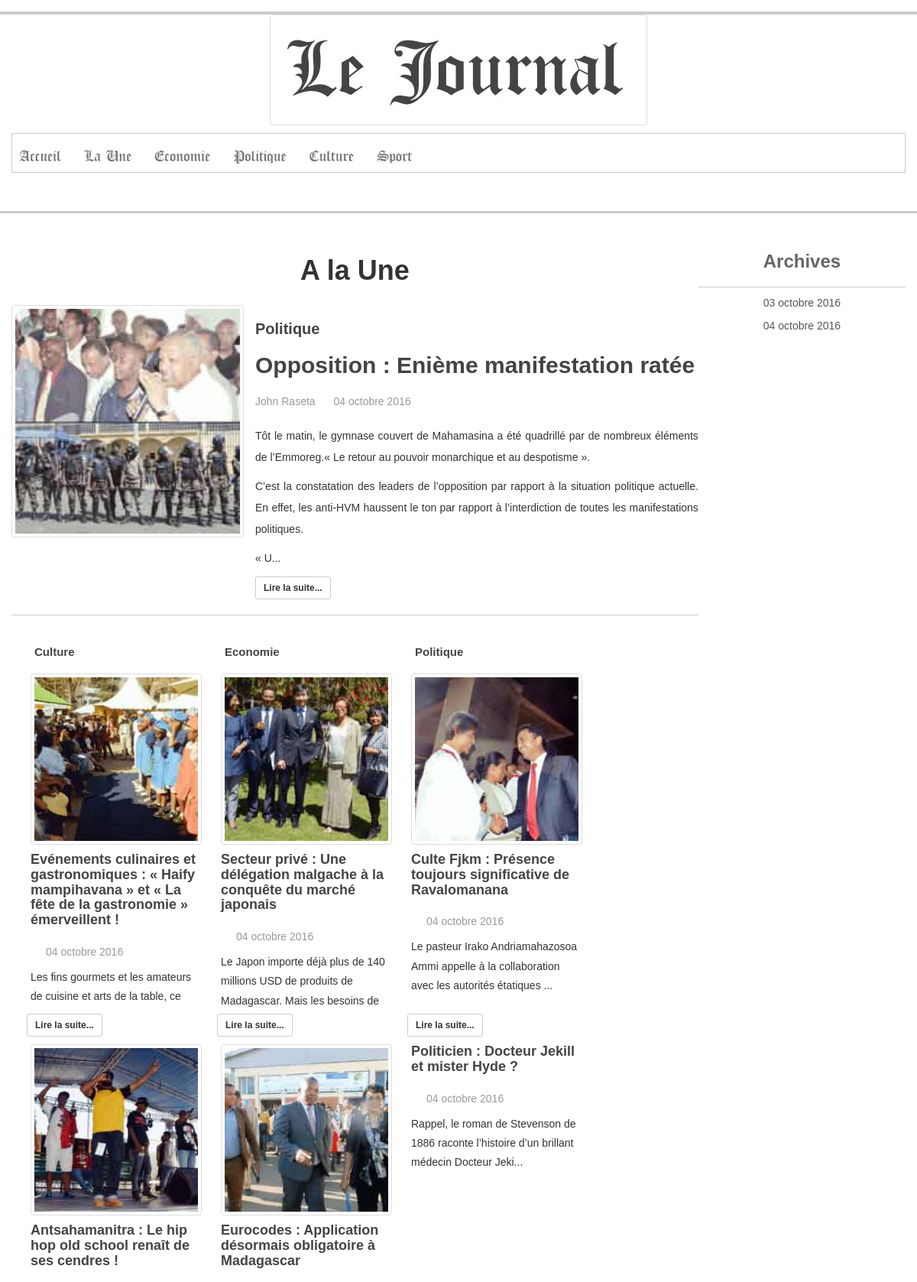
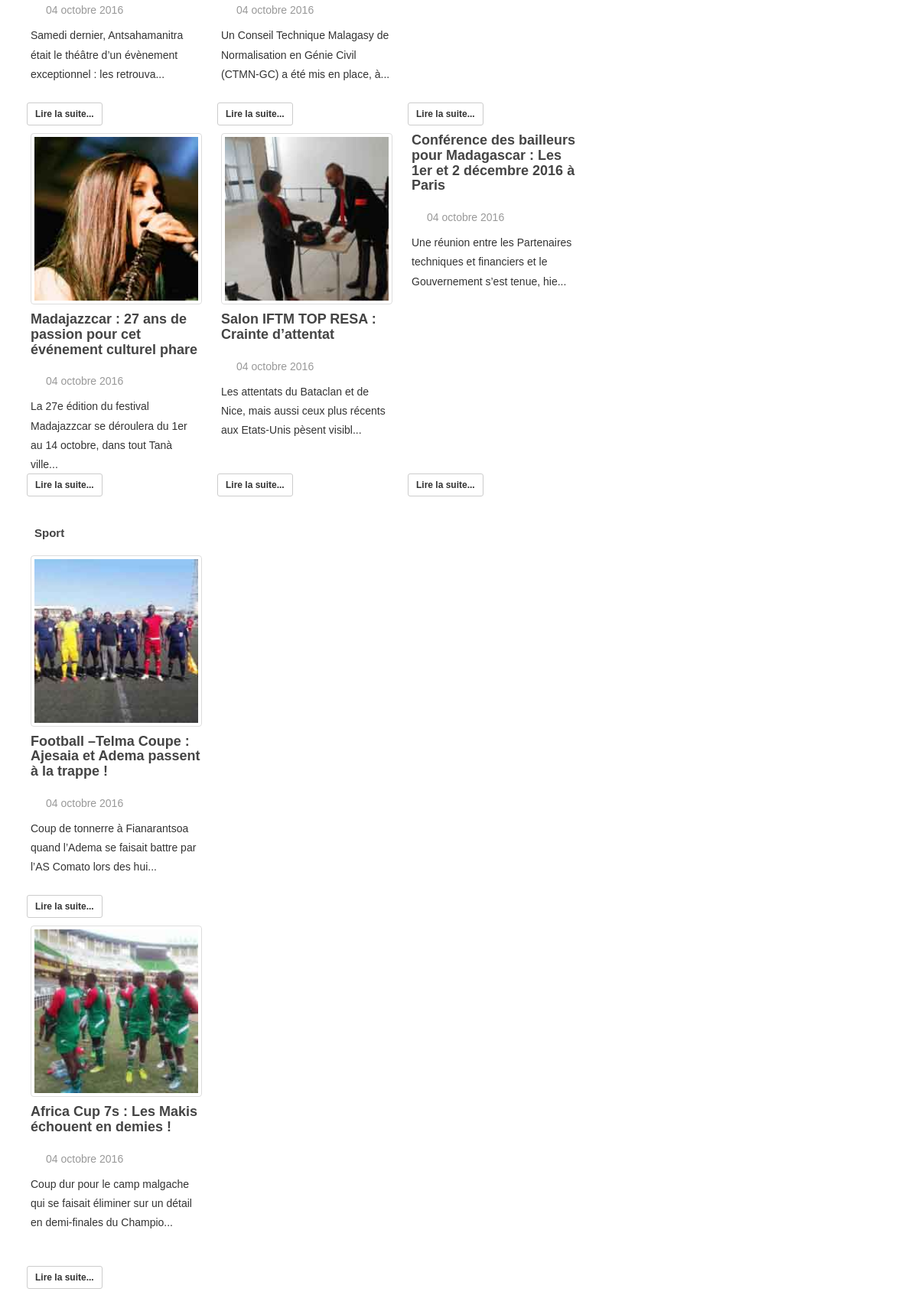
The page / (upper part) on the database its author committed (2 pictures, top to bottom).
### tables this page shows
CREATE TABLE `categorie` (
  `idCategorie` int(11) NOT NULL,
  `nomCategorie` varchar(25) NOT NULL
);

CREATE TABLE `journal` (
  `idJournal` int(11) NOT NULL,
  `dateJournal` varchar(25) NOT NULL,
  `idUne` int(11) NOT NULL DEFAULT '0',
  `publier` varchar(5) NOT NULL DEFAULT 'non'
);

### fonction/JournalDB.class.php (called while the page is built, shortened)
<?php
class JournalDB
{
	var $con;
	public function __construct($con)
	{
		$this->con=$con;
	}
	public function getArchiveJournal()
	{
		$sql = "SELECT * FROM journal WHERE publier='oui'";
		$reg=$this->con->prepare($sql);
		$reg->execute();
		$tab=array();
		while($line=$reg->fetch())
		{
			array_push($tab, new Journal($line["idJournal"],$line["dateJournal"],$line["idUne"],$line["publier"]));
		}
		return $tab;
	}
	public function getLastDate(){
		$sql = "SELECT * FROM journal WHERE publier='oui' ORDER BY dateJournal DESC LIMIT 1";
		$statement = $this->con->prepare($sql);
		$statement->execute();
		$resultSet = $statement->fetch();
		return $resultSet['dateJournal'];
	}
}
?>

### fonction/ArticleDB.class.php (called while the page is built, shortened)
<?php
class ArticleDB
{
	var $con;
	public function __construct($con)
	{
		$this->con=$con;
	}
	public function getAllArticle($args,$date)
	{
		$sql = "SELECT * FROM allarticle WHERE publier = 'oui' AND nomCategorie =? AND idArticle!=idUne AND dateJournal=?";
		$reg=$this->con->prepare($sql);
		$reg->execute(array($args,$date));
		$tab=array();
		while($line=$reg->fetch())
		{
			array_push($tab, new Article($line["idArticle"],$line["idAuteur"],$line["idPublieur"],$line["nomAuteur"],$line["nomPublieur"],$line["idCategorie"],$line["nomCategorie"],$line["idJournal"],$line["dateJournal"],$line["idUne"],$line["publier"],$line["nomImage"],$line["titreArticle"],$line["textArticle"]));
		}
		return $tab;
	}
	public function getCategorieActif($date)
	{
		$sql = "SELECT nomCategorie FROM allarticle WHERE publier = 'oui' AND dateJournal=? GROUP BY nomCategorie";
		$reg=$this->con->prepare($sql);
		$reg->execute(array($date));
		$tab=array();
		while($line=$reg->fetch())
		{
			array_push($tab, $line["nomCategorie"]);
		}
		return $tab;
	}
	public function getLaUne($date)
	{
		$sql = "SELECT * FROM allarticle WHERE publier = 'oui' AND idArticle=idUne AND dateJournal=?";
		$reg=$this->con->prepare($sql);
		$reg->execute(array($date));
		$tab=array();
		while($line=$reg->fetch())
		{
			array_push($tab, new Article($line["idArticle"],$line["idAuteur"],$line["idPublieur"],$line["nomAuteur"],$line["nomPublieur"],$line["idCategorie"],$line["nomCategorie"],$line["idJournal"],$line["dateJournal"],$line["idUne"],$line["publier"],$line["nomImage"],$line["titreArticle"],$line["textArticle"]));
		}
		return $tab;
	}
	public function getExtrait($txt,$taille)
    {
	    $html=substr($txt, 0 , $taille).'...';
	    return $html;
    }
}
?>

### fonction/Article.class.php (called while the page is built, shortened)
<?php
class Article
{
	public function __construct($idArticle,$idAuteur,$idPublieur,$nomAuteur,$nomPublieur,$idCategorie,$nomCategorie,$idJournal,$dateJournal,$idUne,$publier,$nomImage,$titreArticle,$textArticle)
	{
		$this->idArticle=$idArticle;
		$this->nomAuteur=$nomAuteur;
		$this->nomCategorie=$nomCategorie;
		$this->dateJournal=$dateJournal;
		$this->nomImage=$nomImage;
		$this->titreArticle=$titreArticle;
		$this->textArticle=$textArticle;
	}
}
?>

### fonction/CategorieDB.class.php (called while the page is built, shortened)
<?php
class CategorieDB
{
	var $con;
	public function __construct($con)
	{
		$this->con=$con;
	}
	public function getAllCategorie()
	{
		$sql = "SELECT * FROM categorie";
		$reg=$this->con->prepare($sql);
		$reg->execute();
		$tab=array();
		while($line=$reg->fetch())
		{
			array_push($tab, new Categorie($line["idCategorie"],$line["nomCategorie"]));
		}
		return $tab;
	}
}
?>

### fonction/Categorie.class.php (called while the page is built, shortened)
<?php
class Categorie
{
	public function __construct($idCategorie,$nomCategorie)
	{
		$this->idCategorie=$idCategorie;
		$this->nomCategorie=$nomCategorie;
	}
}
?>

### fonction/UtilDb.class.php (called while the page is built, shortened)
<?php
class UtilDb{
	public function moisEnLettre($date)
	{
		$dat = explode("-", $date);
		$mois=$dat[1];
		switch ($mois) {
		    case 10:
		        $dd=$dat[2].' '.'octobre'.' '.$dat[0] ;
		        break;
    	}
    	return $dd;
	}
}
?>

### fonction/Journal.class.php (called while the page is built, shortened)
<?php
class Journal
{
	public function __construct($idJournal,$dateJournal,$idUne,$publier)
	{
		$this->dateJournal=$dateJournal;
	}
}
?>

### index.php (the view, shortened to what this page needs)
<?php
    require_once('fonction/Article.class.php');
    require_once('fonction/ArticleDB.class.php');
    require_once('fonction/Journal.class.php');
    require_once('fonction/JournalDB.class.php');
    require_once('fonction/UtilDb.class.php');
    $base=new UtilDb();
    $connect=$base->getConnection();
    $JournalDB=new JournalDB($connect);
    $dateArchive=$JournalDB->getArchiveJournal();
?>
<!doctype html>
<html>
	<head>
		<link rel="stylesheet"  style="text/css" href="css/style.min.css">
		<link rel="stylesheet"  style="text/css" href="css/header_footer.min.css">
		<link rel="stylesheet"  style="text/css" href="css/bootstrap/css/bootstrap.min.css">
        <link rel="stylesheet"  style="text/css" href="css/bootstrap/css/font-awesome.min.css">
	</head>
	<body data-spy="scroll" data-target=".navbar" data-offset="200">
        <?php include ('includes/header.php'); ?>
        <div  id="mid-line"></div>
        <div class="container main_content">
            <div class="gauche">
                <h1>A la Une</h1>
                <?php foreach($laUne AS $une) { ?>
                <div class="article">
                    <div id="img_art">
                        <a href="article-<?php echo $une->idArticle;?>-<?php echo $une->nomCategorie; ?>.php">
                            <img src="images/<?php echo $une->nomImage;?>" class="img-thumbnail img_" alt="<?php echo $une->titreArticle;?>" width="304px" height="236px">
                        </a>
                    </div>
                    <div id="comment_art">
                        <h2 id="cat_une"><?php echo $une->nomCategorie;?></h2>
                        <h1><a href="article-<?php echo $une->idArticle;?>-<?php echo $une->nomCategorie; ?>.php"><?php echo $une->titreArticle;?></a></h1>
                        <span id="auteur_art"><?php echo $une->nomAuteur;?></span>
                        <span id="date_art"><?php echo $base->moisEnLettre($une->dateJournal);?></span>
                        <p><?php echo $ArticleDB->getExtrait($une->textArticle,400);?></p>
                        <a href="article-<?php echo $une->idArticle;?>-<?php echo $une->nomCategorie; ?>.php">
                            <button type="button" class="btn btn-default btn-sm"><strong>Lire la suite...</strong></button>
                        </a>
                    </div>
                </div>
                <?php }?>
                <div class="article2">
                    <?php $cat = $ArticleDB->getCategorieActif($lastDate);
                            foreach($cat as $categorie){
                    ?>
                    <div id="categorie_art">
                        <h2><?php echo $categorie?></h2>
                        <?php
                        $articles = $ArticleDB->getAllArticle($categorie,$lastDate);
                        if(empty($articles)){
                        ?>
                        <h5>Oups, c'est embarassant, il semble qu'il n'y a pas d'article de cette catégorie ce <strong><?php echo $base->moisEnLettre($lastDate);?><strong></h5>
                        <?php }if(!empty($articles)){
                            foreach ($articles as $article) {
                            ?>
                        <div id="block_art">
                            <div id="ptit_block">
                                <div id="img_art2">
                                <?php if($article->nomImage!=''){ ?>
                                    <a href="article-<?php echo $article->idArticle;?>-<?php echo $article->nomCategorie; ?>.php">
                                       <img src="images/<?php echo $article->nomImage;?>" class="img-thumbnail" alt="<?php echo $article->titreArticle;?>" width="224px" height="156px">
                                    </a>
                                <?php } ?>
                                </div>
                                <div id="comment_art2">
                                    <h4><a href="article-<?php echo $article->idArticle;?>-<?php echo $article->nomCategorie; ?>.php"><?php echo $article->titreArticle;?></a></h4>
                                    <span id="date_art"><?php echo $base->moisEnLettre($article->dateJournal);?></span>
                                    <?php echo $ArticleDB->getExtrait($article->textArticle,100);?>
                                </div>
                            </div>
                            <a href="article-<?php echo $article->idArticle;?>-<?php echo $article->nomCategorie; ?>.php">
                                <button type="button" class="btn btn-default btn-sm"><strong>Lire la suite...</strong></button>
                            </a>
                        </div>
                        <?php }} ?>
                    </div>
                    <?php }?>
                </div>
            </div>
            <div class="droite">
                <h3>Archives</h3>
                <?php
                    foreach ($dateArchive as $archive) {
                ?>
                <p><a href="archive-<?php echo $archive->dateJournal?>.php"><?php echo $base->moisEnLettre($archive->dateJournal)?></a></p>
                <?php }?>
            </div>
        </div>
	</body>
</html>

### includes/header.php (shortened to what this page needs)
<?php
	require_once('fonction/Categorie.class.php');
	require_once('fonction/CategorieDB.class.php');
	require_once('fonction/Article.class.php');
    require_once('fonction/ArticleDB.class.php');
    require_once('fonction/Journal.class.php');
    require_once('fonction/JournalDB.class.php');
	require_once('fonction/UtilDb.class.php');
	$base=new UtilDb();
	$connect=$base->getConnection();
	$CategorieDB=new CategorieDB($connect);
	$tabCategorie=$CategorieDB->getAllCategorie();
	$ArticleDB=new ArticleDB($connect);
	$JournalDB=new JournalDB($connect);
    if(isset($_GET['date']))
    {
        $lastDate=$_GET['date'];
    }
    else
    {
        $lastDate=$JournalDB->getLastDate();
    }
    $laUne=$ArticleDB->getLaUne($lastDate);
?>
<header>
	<div id="top-bg"></div>
	<div class="container">
		<div id="logo"><img src="images/header_footer/logoSite.jpg" class="img-thumbnail" alt="logoJ"></div>
		<nav class="navbar navbar-default" data-spy="affix" data-offset-top="200">
			<div class="container">
				<ul class="nav navbar-nav collapse navbar-collapse" id="navigation">
					<li><a href="accueil.php">Accueil</a></li>
					 <?php foreach($laUne AS $une) { ?>
					<li><a href="article-<?php echo $une->idArticle;?>-<?php echo $une->nomCategorie; ?>.php">La Une</a></li>
					<?php }?>
					<?php foreach($tabCategorie AS $categorie) { ?>
					<li><a href="categorie-<?php echo $categorie->idCategorie;?>-<?php echo $categorie->nomCategorie;?>.php"><?php echo $categorie->nomCategorie;?></a></li>
					<?php } ?>
				</ul>
			</div>
		</nav>
	</div>
</header>

### rows shown on the page
categorie: nomCategorie "Economie"
categorie: nomCategorie "Politique"
categorie: nomCategorie "Culture"
categorie: nomCategorie "Sport"
journal: dateJournal "03 octobre 2016"
journal: dateJournal "04 octobre 2016"

### other values the page prints
$une->nomCategorie "Politique"
$une->titreArticle "Opposition : Enième manifestation ratée"
$une->nomAuteur "John Raseta"
$base->moisEnLettre($une->dateJournal) "04 octobre 2016"
$categorie "Culture"
$article->titreArticle "Evénements culinaires et gastronomiques : « Haify mampihavana » et « La fête de la gastronomie » émerveillent !"
$base->moisEnLettre($article->dateJournal) "04 octobre 2016"
$ArticleDB->getExtrait($article->textArticle,100) "Les fins gourmets et les amateurs de cuisine et arts de la table, ce…"
$article->titreArticle "Antsahamanitra : Le hip hop old school renaît de ses cendres !"
$ArticleDB->getExtrait($article->textArticle,100) "Samedi dernier, Antsahamanitra était le théâtre d’un évènement exceptionnel : les retrouva..."
$article->titreArticle "Madajazzcar : 27 ans de passion pour cet événement culturel phare"
$ArticleDB->getExtrait($article->textArticle,100) "La 27e édition du festival Madajazzcar se déroulera du 1er au 14 octobre, dans tout Tanà ville..."
$categorie "Economie"
$article->titreArticle "Secteur privé : Une délégation malgache à la conquête du marché japonais"
$ArticleDB->getExtrait($article->textArticle,100) "Le Japon importe déjà plus de 140 millions USD de produits de Madagascar. Mais les besoins de…"
